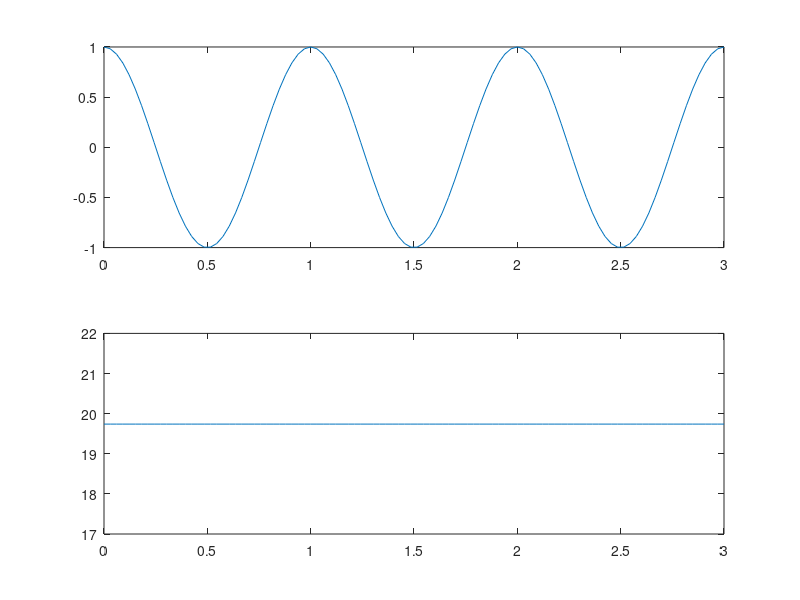

This figure's MATLAB source:
t = linspace(0,3,100);
A = 1;
B = 0;
w = 2*pi;
q = A*cos(w*t) + B*sin(w*t);
dq = -A*w*sin(w*t);
E = 0.5*(dq.^2 + w^2*q.^2);
subplot(2,1,1);
plot(t,q);
subplot(2,1,2);
plot(t,E);
%plot(t,E)
% i=0;
% delta = 0.05;
% while (i<50)     
% q = q+delta*dq;
% ddq = -w.^2*q;
% dq = dq + delta*ddq;
% i=i+1;
% end
% E = 0.5*(dq.^2 + w^2*q.^2);
% plot(t,q)





